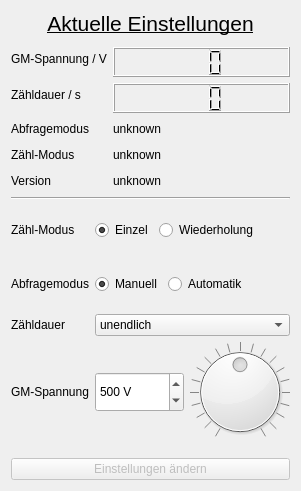
<?xml version="1.0" encoding="UTF-8"?>
<ui version="4.0">
 <class>Form</class>
 <widget class="QWidget" name="Form">
  <property name="geometry">
   <rect>
    <x>0</x>
    <y>0</y>
    <width>301</width>
    <height>491</height>
   </rect>
  </property>
  <property name="sizePolicy">
   <sizepolicy hsizetype="Fixed" vsizetype="Fixed">
    <horstretch>0</horstretch>
    <verstretch>0</verstretch>
   </sizepolicy>
  </property>
  <property name="windowTitle">
   <string>Kontrollfenster</string>
  </property>
  <layout class="QGridLayout" name="gridLayout">
   <property name="sizeConstraint">
    <enum>QLayout::SizeConstraint::SetMinimumSize</enum>
   </property>
   <item row="0" column="0">
    <widget class="QLabel" name="label_11">
     <property name="font">
      <font>
       <pointsize>16</pointsize>
       <bold>false</bold>
       <underline>true</underline>
      </font>
     </property>
     <property name="text">
      <string>Aktuelle Einstellungen</string>
     </property>
     <property name="alignment">
      <set>Qt::AlignmentFlag::AlignHCenter|Qt::AlignmentFlag::AlignTop</set>
     </property>
    </widget>
   </item>
   <item row="7" column="0">
    <layout class="QFormLayout" name="formLayout_3">
     <property name="fieldGrowthPolicy">
      <enum>QFormLayout::FieldGrowthPolicy::ExpandingFieldsGrow</enum>
     </property>
     <property name="formAlignment">
      <set>Qt::AlignmentFlag::AlignCenter</set>
     </property>
     <property name="bottomMargin">
      <number>10</number>
     </property>
     <item row="0" column="0">
      <widget class="QLabel" name="mode_label">
       <property name="sizePolicy">
        <sizepolicy hsizetype="Preferred" vsizetype="Expanding">
         <horstretch>0</horstretch>
         <verstretch>0</verstretch>
        </sizepolicy>
       </property>
       <property name="text">
        <string>Zähl-Modus</string>
       </property>
      </widget>
     </item>
     <item row="0" column="1">
      <layout class="QHBoxLayout" name="sMode">
       <property name="sizeConstraint">
        <enum>QLayout::SizeConstraint::SetMaximumSize</enum>
       </property>
       <property name="rightMargin">
        <number>0</number>
       </property>
       <item>
        <widget class="QRadioButton" name="sModeSingle">
         <property name="sizePolicy">
          <sizepolicy hsizetype="Minimum" vsizetype="Expanding">
           <horstretch>0</horstretch>
           <verstretch>0</verstretch>
          </sizepolicy>
         </property>
         <property name="toolTip">
          <string>&lt;html&gt;&lt;head/&gt;&lt;body&gt;&lt;p&gt;Stoppt die Messung nach Ablauf Zähldauer&lt;/p&gt;&lt;/body&gt;&lt;/html&gt;</string>
         </property>
         <property name="text">
          <string>Einzel</string>
         </property>
         <property name="checked">
          <bool>true</bool>
         </property>
         <attribute name="buttonGroup">
          <string notr="true">buttonGroup</string>
         </attribute>
        </widget>
       </item>
       <item>
        <widget class="QRadioButton" name="sModeMulti">
         <property name="sizePolicy">
          <sizepolicy hsizetype="Minimum" vsizetype="Expanding">
           <horstretch>0</horstretch>
           <verstretch>0</verstretch>
          </sizepolicy>
         </property>
         <property name="toolTip">
          <string>&lt;html&gt;&lt;head/&gt;&lt;body&gt;&lt;p&gt;Wiederholt die Messung automatisch nach Ablauf Zähldauer&lt;/p&gt;&lt;/body&gt;&lt;/html&gt;</string>
         </property>
         <property name="text">
          <string>Wiederholung</string>
         </property>
         <attribute name="buttonGroup">
          <string notr="true">buttonGroup</string>
         </attribute>
        </widget>
       </item>
      </layout>
     </item>
     <item row="1" column="0">
      <widget class="QLabel" name="query_label">
       <property name="sizePolicy">
        <sizepolicy hsizetype="Preferred" vsizetype="Expanding">
         <horstretch>0</horstretch>
         <verstretch>0</verstretch>
        </sizepolicy>
       </property>
       <property name="text">
        <string>Abfragemodus</string>
       </property>
      </widget>
     </item>
     <item row="1" column="1">
      <layout class="QHBoxLayout" name="sQueryMode">
       <property name="sizeConstraint">
        <enum>QLayout::SizeConstraint::SetMaximumSize</enum>
       </property>
       <item>
        <widget class="QRadioButton" name="sQModeMan">
         <property name="sizePolicy">
          <sizepolicy hsizetype="Minimum" vsizetype="Expanding">
           <horstretch>0</horstretch>
           <verstretch>0</verstretch>
          </sizepolicy>
         </property>
         <property name="text">
          <string>Manuell</string>
         </property>
         <property name="checked">
          <bool>true</bool>
         </property>
         <attribute name="buttonGroup">
          <string notr="true">buttonGroup_2</string>
         </attribute>
        </widget>
       </item>
       <item>
        <widget class="QRadioButton" name="sQModeAuto">
         <property name="sizePolicy">
          <sizepolicy hsizetype="Minimum" vsizetype="Expanding">
           <horstretch>0</horstretch>
           <verstretch>0</verstretch>
          </sizepolicy>
         </property>
         <property name="text">
          <string>Automatik</string>
         </property>
         <attribute name="buttonGroup">
          <string notr="true">buttonGroup_2</string>
         </attribute>
        </widget>
       </item>
      </layout>
     </item>
     <item row="2" column="0">
      <widget class="QLabel" name="duration_label">
       <property name="sizePolicy">
        <sizepolicy hsizetype="Preferred" vsizetype="Expanding">
         <horstretch>0</horstretch>
         <verstretch>0</verstretch>
        </sizepolicy>
       </property>
       <property name="text">
        <string>Zähldauer</string>
       </property>
      </widget>
     </item>
     <item row="2" column="1">
      <widget class="QComboBox" name="sDuration">
       <property name="sizePolicy">
        <sizepolicy hsizetype="Expanding" vsizetype="Maximum">
         <horstretch>0</horstretch>
         <verstretch>0</verstretch>
        </sizepolicy>
       </property>
       <property name="toolTip">
        <string>Wie lange der Zähler misst</string>
       </property>
       <item>
        <property name="text">
         <string comment="f0">unendlich</string>
        </property>
       </item>
       <item>
        <property name="text">
         <string comment="f1">1 Sekunde</string>
        </property>
       </item>
       <item>
        <property name="text">
         <string comment="f2">10 Sekunden</string>
        </property>
       </item>
       <item>
        <property name="text">
         <string comment="f3">60 Sekunden</string>
        </property>
       </item>
       <item>
        <property name="text">
         <string comment="f4">100 Sekunden</string>
        </property>
       </item>
       <item>
        <property name="text">
         <string comment="f5">300 Sekunden</string>
        </property>
       </item>
      </widget>
     </item>
     <item row="3" column="0">
      <widget class="QLabel" name="volt_label">
       <property name="sizePolicy">
        <sizepolicy hsizetype="Preferred" vsizetype="Expanding">
         <horstretch>0</horstretch>
         <verstretch>0</verstretch>
        </sizepolicy>
       </property>
       <property name="toolTip">
        <string>Spannung des Geiger-Müller Zählrohrs</string>
       </property>
       <property name="text">
        <string>GM-Spannung</string>
       </property>
      </widget>
     </item>
     <item row="3" column="1">
      <layout class="QHBoxLayout" name="sVolt">
       <property name="rightMargin">
        <number>0</number>
       </property>
       <item>
        <widget class="QSpinBox" name="sVoltage">
         <property name="sizePolicy">
          <sizepolicy hsizetype="Expanding" vsizetype="Fixed">
           <horstretch>0</horstretch>
           <verstretch>0</verstretch>
          </sizepolicy>
         </property>
         <property name="minimumSize">
          <size>
           <width>0</width>
           <height>40</height>
          </size>
         </property>
         <property name="buttonSymbols">
          <enum>QAbstractSpinBox::ButtonSymbols::UpDownArrows</enum>
         </property>
         <property name="suffix">
          <string> V</string>
         </property>
         <property name="minimum">
          <number>300</number>
         </property>
         <property name="maximum">
          <number>700</number>
         </property>
         <property name="singleStep">
          <number>10</number>
         </property>
         <property name="value">
          <number>500</number>
         </property>
        </widget>
       </item>
       <item>
        <widget class="QDial" name="voltDial">
         <property name="minimum">
          <number>300</number>
         </property>
         <property name="maximum">
          <number>700</number>
         </property>
         <property name="singleStep">
          <number>5</number>
         </property>
         <property name="value">
          <number>500</number>
         </property>
         <property name="wrapping">
          <bool>false</bool>
         </property>
         <property name="notchesVisible">
          <bool>true</bool>
         </property>
        </widget>
       </item>
      </layout>
     </item>
    </layout>
   </item>
   <item row="6" column="0">
    <widget class="Line" name="line">
     <property name="orientation">
      <enum>Qt::Orientation::Horizontal</enum>
     </property>
    </widget>
   </item>
   <item row="10" column="0">
    <widget class="QPushButton" name="controlButton">
     <property name="enabled">
      <bool>false</bool>
     </property>
     <property name="toolTip">
      <string>Klicken um Einstellungen an Gerät zu übertragen. Nur während gestoppter Messung möglich.</string>
     </property>
     <property name="text">
      <string>Einstellungen ändern</string>
     </property>
    </widget>
   </item>
   <item row="1" column="0">
    <layout class="QFormLayout" name="formLayout_2">
     <property name="topMargin">
      <number>5</number>
     </property>
     <property name="bottomMargin">
      <number>0</number>
     </property>
     <item row="1" column="0">
      <widget class="QLabel" name="label_8">
       <property name="text">
        <string>GM-Spannung / V</string>
       </property>
      </widget>
     </item>
     <item row="1" column="1">
      <widget class="QLCDNumber" name="cVoltage">
       <property name="minimumSize">
        <size>
         <width>0</width>
         <height>30</height>
        </size>
       </property>
       <property name="toolTip">
        <string>Aktuelle GM-Spannung</string>
       </property>
       <property name="digitCount">
        <number>3</number>
       </property>
      </widget>
     </item>
     <item row="2" column="0">
      <widget class="QLabel" name="label_9">
       <property name="text">
        <string>Zähldauer / s</string>
       </property>
      </widget>
     </item>
     <item row="2" column="1">
      <widget class="QLCDNumber" name="cDuration">
       <property name="minimumSize">
        <size>
         <width>0</width>
         <height>30</height>
        </size>
       </property>
       <property name="toolTip">
        <string>Aktuelle eingestellte Zähldauer. 999 für unendllich</string>
       </property>
       <property name="digitCount">
        <number>3</number>
       </property>
      </widget>
     </item>
     <item row="3" column="0">
      <widget class="QLabel" name="label_10">
       <property name="minimumSize">
        <size>
         <width>0</width>
         <height>20</height>
        </size>
       </property>
       <property name="text">
        <string>Abfragemodus</string>
       </property>
      </widget>
     </item>
     <item row="5" column="0">
      <widget class="QLabel" name="label">
       <property name="minimumSize">
        <size>
         <width>0</width>
         <height>20</height>
        </size>
       </property>
       <property name="text">
        <string>Version</string>
       </property>
      </widget>
     </item>
     <item row="5" column="1">
      <widget class="QLabel" name="cVersion">
       <property name="minimumSize">
        <size>
         <width>0</width>
         <height>20</height>
        </size>
       </property>
       <property name="toolTip">
        <string>GM-Zähler Firmware</string>
       </property>
       <property name="text">
        <string>unknown</string>
       </property>
      </widget>
     </item>
     <item row="3" column="1">
      <widget class="QLabel" name="cQueryMode">
       <property name="minimumSize">
        <size>
         <width>0</width>
         <height>20</height>
        </size>
       </property>
       <property name="toolTip">
        <string>Aktuell eingestellter Abfragemodus der Zählergebnisse</string>
       </property>
       <property name="text">
        <string>unknown</string>
       </property>
      </widget>
     </item>
     <item row="4" column="0">
      <widget class="QLabel" name="label_12">
       <property name="minimumSize">
        <size>
         <width>0</width>
         <height>20</height>
        </size>
       </property>
       <property name="text">
        <string>Zähl-Modus</string>
       </property>
      </widget>
     </item>
     <item row="4" column="1">
      <widget class="QLabel" name="cMode">
       <property name="minimumSize">
        <size>
         <width>0</width>
         <height>20</height>
        </size>
       </property>
       <property name="toolTip">
        <string>Aktuell eingestellter Zählmodus</string>
       </property>
       <property name="text">
        <string>unknown</string>
       </property>
      </widget>
     </item>
    </layout>
   </item>
  </layout>
 </widget>
 <resources/>
 <connections>
  <connection>
   <sender>voltDial</sender>
   <signal>valueChanged(int)</signal>
   <receiver>sVoltage</receiver>
   <slot>setValue(int)</slot>
   <hints>
    <hint type="sourcelabel">
     <x>221</x>
     <y>394</y>
    </hint>
    <hint type="destinationlabel">
     <x>132</x>
     <y>386</y>
    </hint>
   </hints>
  </connection>
  <connection>
   <sender>sVoltage</sender>
   <signal>valueChanged(int)</signal>
   <receiver>voltDial</receiver>
   <slot>setValue(int)</slot>
   <hints>
    <hint type="sourcelabel">
     <x>151</x>
     <y>369</y>
    </hint>
    <hint type="destinationlabel">
     <x>278</x>
     <y>432</y>
    </hint>
   </hints>
  </connection>
 </connections>
 <buttongroups>
  <buttongroup name="buttonGroup"/>
  <buttongroup name="buttonGroup_2"/>
 </buttongroups>
</ui>
